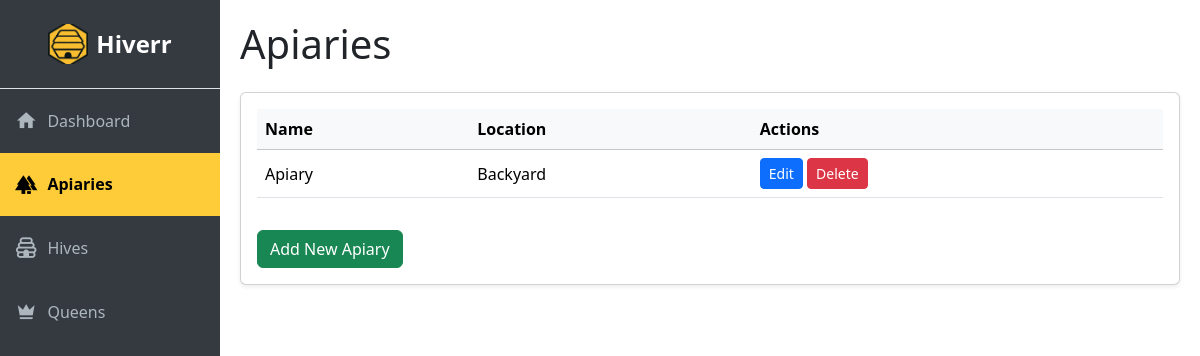
Before: /apiaries with the older database file.
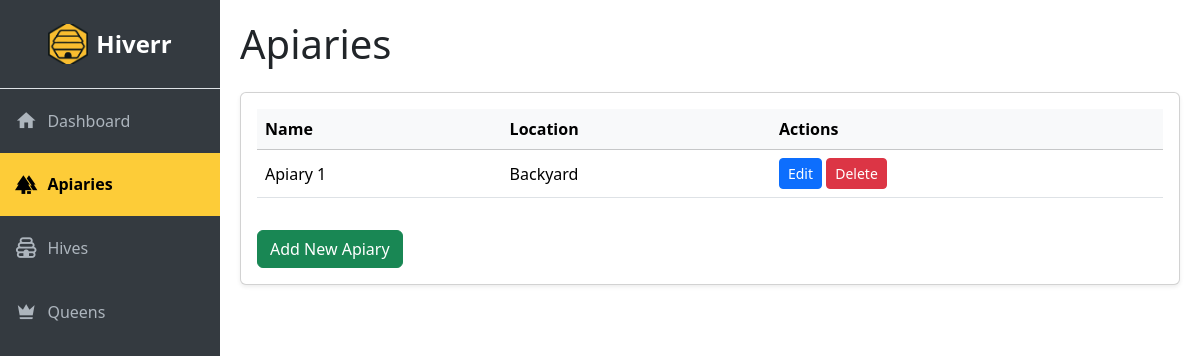
After: the same page with the newer database file.
### app.py (models this page shows, shortened)
class Apiary(db.Model):
    id = db.Column(db.Integer, primary_key=True)
    name = db.Column(db.String(100), nullable=False)
    location = db.Column(db.String(200))
    hives = db.relationship('Hive', backref='apiary', cascade='all, delete-orphan')

### app.py (the view)
@app.route('/apiaries')
def apiaries():
    apiaries = Apiary.query.all()  # Retrieve all apiaries from the database
    return render_template('apiaries.html', apiaries=apiaries, active_page='apiaries')

### templates/apiaries.html (shortened to what this page needs)
{% extends "base.html" %}
{% block content %}
<h1 class="mb-4">Apiaries</h1>
<div class="card shadow-sm">
    <div class="card-body">
        <table class="table table-hover align-middle">
            <thead class="table-light">
                <tr>
                    <th>Name</th>
                    <th>Location</th>
                    <th>Actions</th>
                </tr>
            </thead>
            <tbody>
                {% for apiary in apiaries %}
                <tr>
                    <td>{{ apiary.name }}</td>
                    <td>{{ apiary.location }}</td>
                    <td>
                        <a href="/edit-apiary/{{ apiary.id }}" class="btn btn-sm btn-primary">Edit</a>
                        <button class="btn btn-sm btn-danger" onclick="confirmDelete('{{ apiary.id }}', '{{ apiary.name }}')">Delete</button>
                    </td>
                </tr>
                {% endfor %}
            </tbody>
        </table>
        <a href="/add-apiary" class="btn btn-success mt-3">Add New Apiary</a>
    </div>
</div>
{% endblock %}

Changed rows visible on the page:
changed Apiary "Backyard": name "Apiary" → "Apiary 1"
